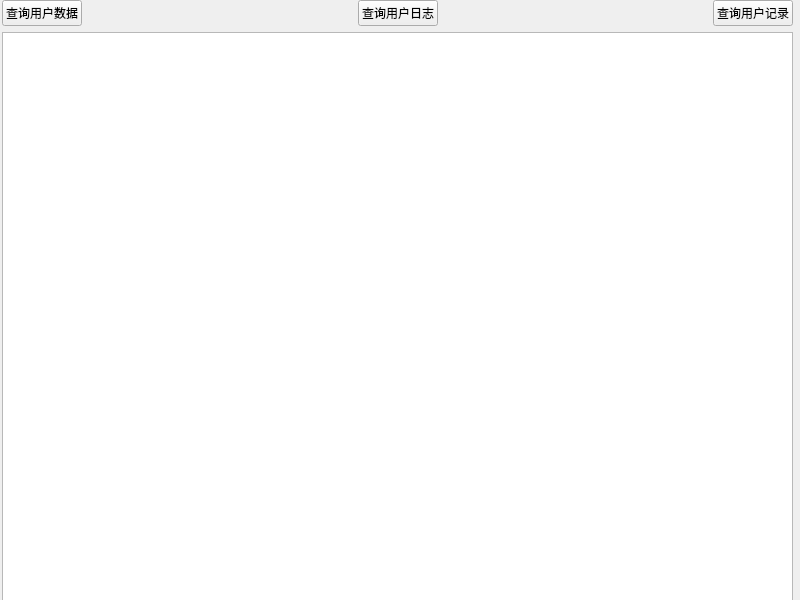
<?xml version="1.0" encoding="UTF-8"?>
<ui version="4.0">
 <class>TcpServer</class>
 <widget class="QWidget" name="TcpServer">
  <property name="geometry">
   <rect>
    <x>0</x>
    <y>0</y>
    <width>800</width>
    <height>600</height>
   </rect>
  </property>
  <property name="windowTitle">
   <string>网盘服务端</string>
  </property>
  <property name="windowIcon">
   <iconset resource="icon.qrc">
    <normaloff>:/icon/fileServer.png</normaloff>:/icon/fileServer.png</iconset>
  </property>
  <widget class="QWidget" name="">
   <property name="geometry">
    <rect>
     <x>2</x>
     <y>0</y>
     <width>791</width>
     <height>601</height>
    </rect>
   </property>
   <layout class="QVBoxLayout" name="verticalLayout">
    <item>
     <layout class="QHBoxLayout" name="horizontalLayout">
      <item>
       <widget class="QPushButton" name="queryUserData">
        <property name="text">
         <string>查询用户数据</string>
        </property>
        <property name="icon">
         <iconset resource="icon.qrc">
          <normaloff>:/icon/queryUser.png</normaloff>:/icon/queryUser.png</iconset>
        </property>
       </widget>
      </item>
      <item>
       <spacer name="horizontalSpacer">
        <property name="orientation">
         <enum>Qt::Horizontal</enum>
        </property>
        <property name="sizeHint" stdset="0">
         <size>
          <width>40</width>
          <height>20</height>
         </size>
        </property>
       </spacer>
      </item>
      <item>
       <widget class="QPushButton" name="queryUserLog">
        <property name="text">
         <string>查询用户日志</string>
        </property>
        <property name="icon">
         <iconset resource="icon.qrc">
          <normaloff>:/icon/log.png</normaloff>:/icon/log.png</iconset>
        </property>
       </widget>
      </item>
      <item>
       <spacer name="horizontalSpacer_2">
        <property name="orientation">
         <enum>Qt::Horizontal</enum>
        </property>
        <property name="sizeHint" stdset="0">
         <size>
          <width>40</width>
          <height>20</height>
         </size>
        </property>
       </spacer>
      </item>
      <item>
       <widget class="QPushButton" name="queryConditionUserData">
        <property name="text">
         <string>查询用户记录</string>
        </property>
        <property name="icon">
         <iconset resource="icon.qrc">
          <normaloff>:/icon/queryLog .png</normaloff>:/icon/queryLog .png</iconset>
        </property>
       </widget>
      </item>
     </layout>
    </item>
    <item>
     <widget class="QTableWidget" name="userinforTable"/>
    </item>
   </layout>
  </widget>
 </widget>
 <resources>
  <include location="icon.qrc"/>
 </resources>
 <connections/>
</ui>
